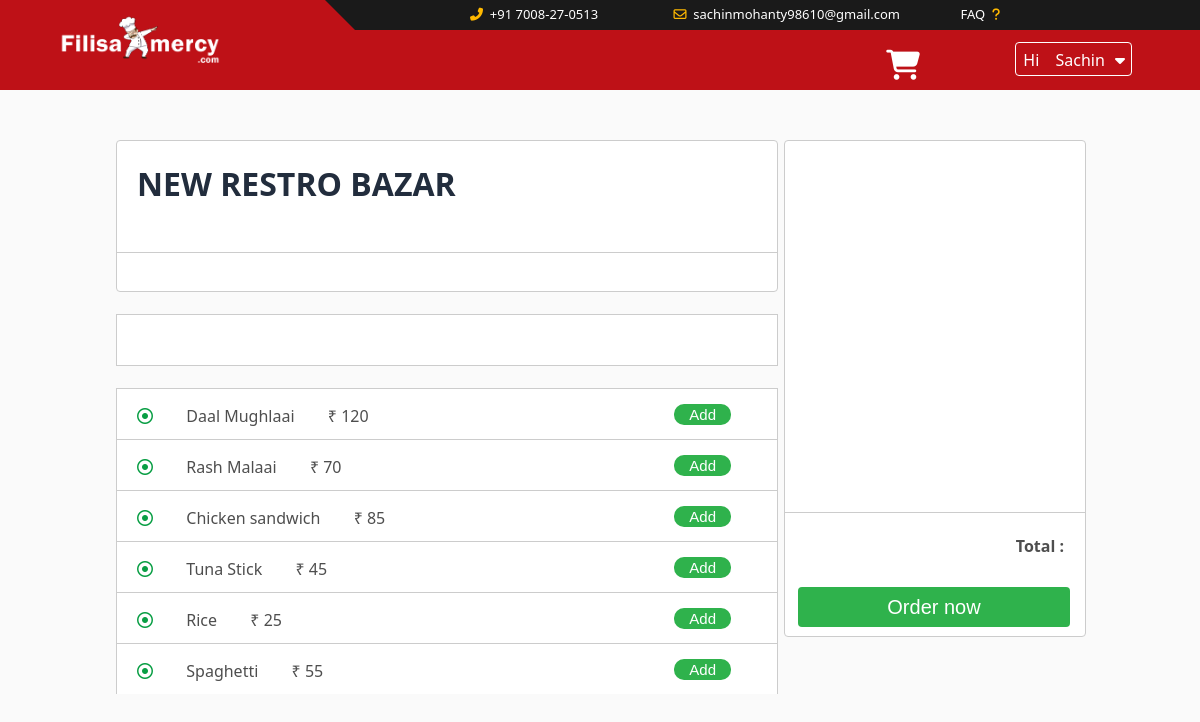
The app's page /buy-foods.php?restaurant=6589546 (signed in) with its own data.
### tables this page shows
CREATE TABLE IF NOT EXISTS `restaurants` (
  `res_id` int(11) NOT NULL AUTO_INCREMENT,
  `rndm_num` varchar(20) DEFAULT NULL,
  `res_name` varchar(255) NOT NULL,
  `price` double(6,2) DEFAULT NULL,
  `res_info` varchar(255) NOT NULL,
  `res_info2` varchar(255) NOT NULL,
  `veg` varchar(3) DEFAULT NULL,
  `res_img` varchar(255) NOT NULL,
  `area` varchar(20) NOT NULL,
  `dist` varchar(20) NOT NULL,
  `category` varchar(20) DEFAULT NULL,
  PRIMARY KEY (`res_id`),
  UNIQUE KEY `rndm_num` (`rndm_num`)
);

CREATE TABLE IF NOT EXISTS `foods` (
  `sl` int(11) NOT NULL AUTO_INCREMENT,
  `res_id` varchar(50) NOT NULL,
  `foods` varchar(255) NOT NULL,
  `price` double NOT NULL,
  `veg` varchar(5) NOT NULL,
  PRIMARY KEY (`sl`)
);

### buy-foods.php (the view, shortened to what this page needs)
<?php
  $check = $_GET["restaurant"];
  ?>
<!DOCTYPE html>
<html>
<head>
	<link rel="stylesheet" type="text/css" href="Design Codes/CSS/buy-foods.css">
        <link rel="stylesheet" type="text/css" href="Design Codes/CSS/footer.css">
        <link rel="stylesheet" type="text/css" href="Design Codes/site.css">
        <link rel="stylesheet" type="text/css" href="Design Codes/CSS/searchbox.css">
    <link rel="stylesheet" type="text/css" href="Design Codes/CSS/create-acc.css">
</head>
<body>
    <?php
    include("header.php");
    ?>
	<div class="cart-box" id="cart-box">
		<div class="content-cart" id="content-cart">
            <div class="item-box">
                 <?php
                 foreach($_SESSION['shopping_cart'] as $key => $values) {
                     $total += $values["item_price"];
              ?>
                <div class="item" id="item">
                    <p><?php echo $values["item_name"].' - ₹ '.$values["item_price"] ?></p>
                    <p id="qtyText">Qty
                    <input type="text" name="qty" value="1" min="1" max="100" readonly>
                    <a href="removeitem.php?restaurant=<?php echo $check; ?>&id=<?php echo $values["item_code"]; ?>">X</a>
                  </p>
                </div>
               <?php } ?>
            </div>
            <div class="total-price">
                <h4>Total : <?php echo $total ?></h4>
                <form action="Order.php?restaurant=<?php echo $check; ?>&id=<?php echo $values["item_code"]; ?>">
                <input type="submit" name="checkout" id="checkout" value="Order now">
                </form>
            </div>
        </div>
	</div>
	<div class="wrapper">
		<div class="resname-box">
			<div class="upper-box">
				<h1><?php
        $query = "SELECT * FROM restaurants WHERE rndm_num='$check' ";
            $sql = mysqli_query($conn,$query);
            $row = mysqli_fetch_array($sql);
            echo $row['res_name'];
         ?></h1>
			</div>
			<div class="lower-box"></div>
		</div><br>
		<div class="food-cat"></div><br>
        <?php
            $query = "SELECT * FROM foods WHERE res_id='$check' ";
            $sql = mysqli_query($conn,$query);
            while($row = mysqli_fetch_array($sql))
            {
              $foods= $row['foods'];
              $price= $row['price'];
              ?>
        <div class="food-box">
			             <p><i class="far fa-dot-circle"></i>&nbsp &nbsp &nbsp &nbsp <?php echo $foods; ?>&nbsp &nbsp &nbsp &nbsp <?php echo '₹ '.$price ?></p>
                <form action="buy-foods.php?restaurant=<?php echo $check; ?>" method="POST">
                    <input type="submit" name="add_to_cart" value="Add" id="add">
            </form>
		</div>
  <?php } ?>
	</div>
</body>
</html>

### Design Codes/CSS/buy-foods.css (style rules this page uses)
body { margin: 0; padding: 0; background: #f3f3f3; font-family: segoe UI; color: #4e4e4e; }
.wrapper { margin-top: 30px; width: 55%; height: auto; padding: 20px; position: absolute; left: 8%; }
.resname-box { height: 150px; width: 100%; background: #fff ; border-radius: 4px; border: 1px solid #ccc; }
.upper-box { width: 100%; height: 60%; border-bottom: 1px solid #ccc; }
.lower-box { height: 40%; width: 100%; }
.upper-box h1 { text-transform: uppercase; color: #222D3D; margin-left: 20px; }
.food-cat { width: 100%; height: 50px; background: #fff; border: 1px solid #ccc; }
.food-box { width: 100%; height: 50px; background: #fff; border-top: 1px solid #ccc; border-left: 1px solid #ccc; border-right: 1px solid #ccc; }
.cart-box { height:auto; width: 300px; position: absolute; right: 0; margin-top: 30px; right: 8%; padding: 20px; }
.content-cart { height: 495px; width: 100%; background: #fff; border: 1px solid #ccc; border-radius: 4px; }
.food-box p { position: absolute; margin-left: 20px; }
.food-box p i { color: #099E44; }
.food-box form input[type=submit] { background: #2FB24C; padding: 2px 15px; color: white; border-radius: 10px ; border-style: none; font-size: 15px; position: absolute; right: 0; margin: 15px 65px; cursor: pointer; }
.item-box { width: 100%; height: 75%; border-bottom: 1px solid #ccc; overflow-y: scroll; }
.total-price { width: 100%; height: 30%; }
.total-price h4 { position: absolute; right: 0; margin-right: 40px; }
.total-price input[type=submit] { background: #2FB24C; border-style: none; border-radius: 4px; color: #fff; width: 80%; height: 40px; font-size: 20px; position: absolute; left: 50%; transform: translateX(-50%); bottom: 0; margin-bottom: 30px; cursor: pointer; transition: .3s ease; }

### Design Codes/CSS/footer.css (style rules this page uses)
html { scroll-behavior: smooth; }

### Design Codes/site.css (style rules this page uses)
body { padding: 0; margin: 0; background-image: url(""); background-repeat: no-repeat; background-size: cover; height: auto; background-color: #FAFAFA; }

### records on screen
restaurants: res_name "NEW RESTRO BAZAR"
foods: foods "Daal Mughlaai", price "120"
foods: foods "Rash Malaai", price "70"
foods: foods "Chicken sandwich", price "85"
foods: foods "Tuna Stick", price "45"
foods: foods "Rice", price "25"
foods: foods "Spaghetti", price "55"

### other values on screen
$user_logged "Sachin"
